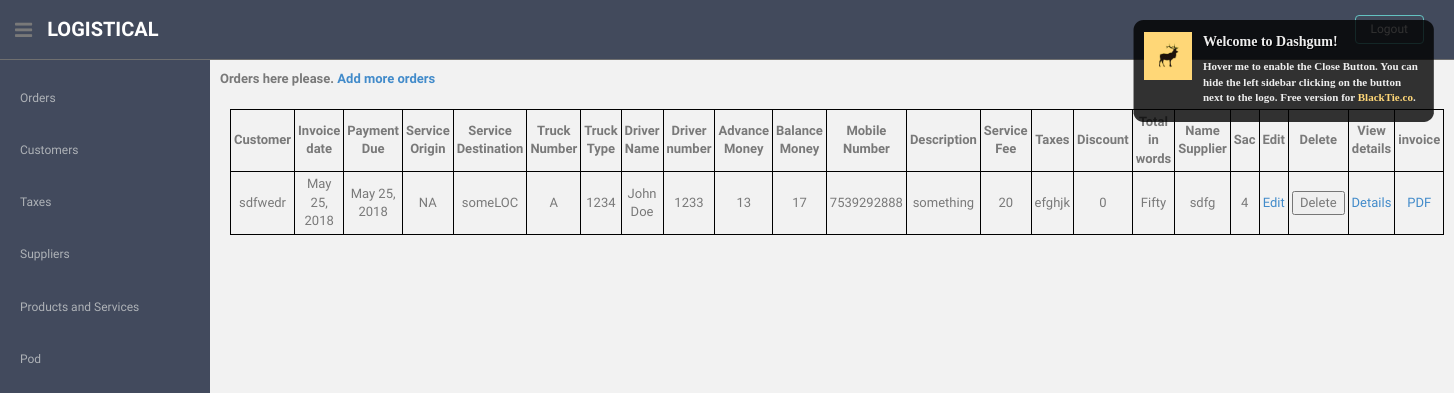
The app's page / (signed in) with its own data.
### Logistical/models.py (models this page shows)
class Orders(models.Model):
    description = models.TextField()
    invoice_date=models.DateField(default=datetime.datetime.now())
    payment_due=models.DateField(default=datetime.datetime.now())
    service_origin=models.CharField(max_length=512)
    service_destination=models.CharField(max_length=512)
    truck_number=models.CharField(max_length=512)
    truck_type=models.CharField(max_length=512)
    driver_name=models.CharField(max_length=256)
    driver_number=models.IntegerField()
    advance_money=models.IntegerField(default=0)
    balance_money=models.IntegerField()
    mobile_number=models.IntegerField()
    service_fee = models.IntegerField(default=0)
    discount = models.IntegerField(default=0)
    total = models.IntegerField()
    total_in_words = models.TextField()
    customer = models.ForeignKey(Customers, on_delete=models.CASCADE)
    name_supplier= models.ForeignKey(Suppliers, related_name="name_supplier", on_delete=models.CASCADE)
    sac = models.ForeignKey(Products_and_Services, related_name="saca", on_delete=models.CASCADE)
    taxes = models.ForeignKey(Taxes, on_delete=models.CASCADE)
    freight=models.IntegerField(default=0)
    sgst=models.IntegerField(choices=STATUS_CHOICES,default=1)
    cgst=models.IntegerField(choices=STATUS_CHOICES,default=1)

class Customers(models.Model):
    first_name=models.CharField(max_length=256)
    last_name = models.CharField(max_length=256)
    phone_number = models.IntegerField()
    state = models.CharField(max_length=256)
    city = models.CharField(max_length=256)
    email=models.EmailField(blank=True,null=True)
    website=models.URLField(blank=True,null=True)
    postal_code=models.IntegerField(blank=True,null=True)
    address_1=models.TextField(blank=True,null=True)
    address_2=models.TextField(blank=True,null=True)
    def __str__(self):
        return u'{0}'.format(self.first_name)

class Taxes(models.Model):
    tax_name=models.TextField(null=False,blank=False)
    abbrevation=models.TextField(null=False,blank=False)
    tax_rate=models.IntegerField(null=False,blank=False)
    def __str__(self):
        return u'{0}'.format(self.tax_name)

class Suppliers(models.Model):
    company_name=models.CharField(max_length=256)
    supplier_name=models.CharField(max_length=256)
    type_of_supplier=models.CharField(max_length=512,default='manufacturer')
    mobile_number = models.IntegerField()
    service_origin = models.TextField()
    service_destination = models.TextField()
    pan_number=models.IntegerField(blank=True,null=True)
    address=models.TextField(blank=True,null=True)
    no_own_vehicles=models.IntegerField(default=1,blank=True,null=True)
    alternate_number=models.IntegerField(default=mobile_number,blank=True,null=True)
    def __str__(self):
        return u'{0}'.format(self.supplier_name)

class Products_and_Services(models.Model):
    description=models.TextField(null=False,blank=False)
    sac=models.IntegerField(null=False,blank=False)
    Taxes=models.IntegerField(null=False,blank=False)
    def __str__(self):
        return u'{0}'.format(self.sac)

### Logistical/views.py (the view)
# urls.py: path('',views.orders,name='orders'),
@login_required(login_url='/login')
def orders(request):
    order=Orders.objects.all()
    return (render(request, "orders.html", {'order':order}))

### Logistical/templates/orders.html (shortened to what this page needs)
{% extends 'base.html' %}
{% block content %}
        {% load staticfiles %}
<p>Orders here please. <a href="orders_form/">Add more orders</a></p>
<table style="width: auto" id="myTable">
        <tr>
            <th onclick="sortTable(0)">Customer </th>
            <th onclick="sortTable(1)">Invoice date </th>
            <th onclick="sortTable(2)">Payment Due</th>
			<th onclick="sortTable(3)">Service Origin</th>
            <th onclick="sortTable(4)">Service Destination</th>
            <th onclick="sortTable(5)">Truck Number</th>
            <th onclick="sortTable(6)">Truck Type</th>
            <th onclick="sortTable(7)">Driver Name</th>
            <th onclick="sortTable(8)">Driver number</th>
            <th onclick="sortTable(9)">Advance Money</th>
            <th onclick="sortTable(10)">Balance Money</th>
            <th onclick="sortTable(11)">Mobile Number</th>
            <th onclick="sortTable(12)">Description</th>
            <th onclick="sortTable(13)">Service Fee</th>
            <th onclick="sortTable(14)">Taxes</th>
            <th onclick="sortTable(15)">Discount</th>
            <th onclick="sortTable(16)">Total in words</th>
            <th onclick="sortTable(17)">Name Supplier</th>
            <th onclick="sortTable(18)">Sac</th>
            <th onclick="sortTable(19)">Edit</th>
            <th onclick="sortTable(20)">Delete</th>
            <th onclick="sortTable(21)">View details</th>
            <th onclick="sortTable(22)">invoice</th>
</tr>
{% for o in order %}
                <tr>
				<td>{{ o.customer }}</td>
				<td>{{ o.invoice_date }}</td>
                <td>{{ o.payment_due }}</td>
				<td>{{ o.service_origin }}</td>
                <td>{{ o.service_destination }}</td>
                <td>{{ o.truck_type }}</td>
                <td>{{ o.truck_number }}</td>
                <td>{{ o.driver_name }}</td>
                <td>{{ o.driver_number }}</td>
                <td>{{ o.advance_money }}</td>
                <td>{{ o.balance_money }}</td>
                <td>{{ o.mobile_number }}</td>
                <td>{{ o.description }}</td>
                <td>{{ o.service_fee }}</td>
                <td>{{ o.taxes }}</td>
                <td>{{ o.discount }}</td>
                <td>{{ o.total_in_words }}</td>
                <td>{{ o.name_supplier }}</td>
                <td>{{ o.sac}}</td>
                <td><a href="orders_form/edit/{{ o.id }}/" >Edit</a></td>
                <td><form action="{% url 'orders_delete' %}" method="post">{% csrf_token %}
                 <input type="submit" value="Delete">
                      </form>
</td>
                <td><a href="{% url 'orders_detail' o.id %} ">Details</a></td>
                <td><a href="{% url 'generate_orders_pdf' o.id %} ">PDF</a>
</tr>
{% endfor %}
</table>
{% endblock %}

### Logistical/static/Theme/assets/css/style.css (style rules this page uses)
body { color: #797979; background: #f2f2f2; font-family: 'Ruda', sans-serif; padding: 0px !important; margin: 0px !important; font-size:13px; }
a, a:hover, a:focus { text-decoration: none; outline: none; }

### Logistical/templates/base.html (style rules this page uses)
table,th,td { border: 1px solid black; padding: 3px; text-align: center; margin: 20px;; }
th { font-weight: bold; }
p { margin: 10px; font-weight: bold; }

### records on screen
Orders: customer "sdfwedr", invoice_date "May 25, 2018", payment_due "May 25, 2018", service_origin "NA", service_destination "someLOC", truck_type "A", truck_number "1234", driver_name "John Doe", driver_number "1233", advance_money "13", balance_money "17", mobile_number "7539292888", description "something", service_fee "20", taxes "efghjk", discount "0", total_in_words "Fifty", name_supplier "sdfg", sac "4"
